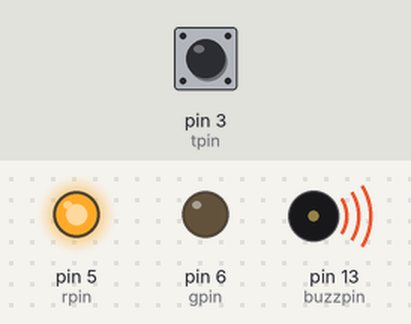
This sketch was run on a simulated Arduino Uno, built with avr-gcc and run on an emulated ATmega328P. Shown: output pins drawn as LEDs (lit = HIGH), buzzer (waves = sounding, pin HIGH). Dashed ring = blinking. The test bench sets the inputs (shaded band); at power-on: pin 3 (tpin) LOW. What the sketch prints to the serial monitor is not drawn.

Above: at 1.2 s.
1.3 s: pin 3 (tpin) driven HIGH
At 2.0 s:
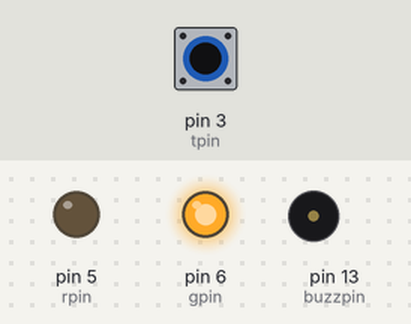
2.8 s: pin 3 (tpin) driven LOW
At 3.3 s:
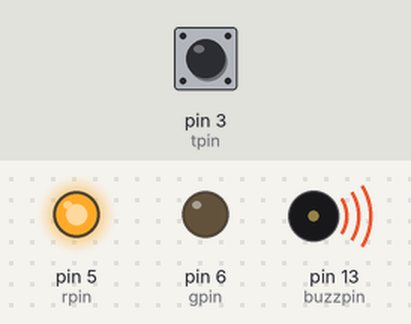
5.8 s: pin 3 (tpin) pulsed HIGH 5 times (0.12 s each, 0.3 s apart)
At 6.01 s:
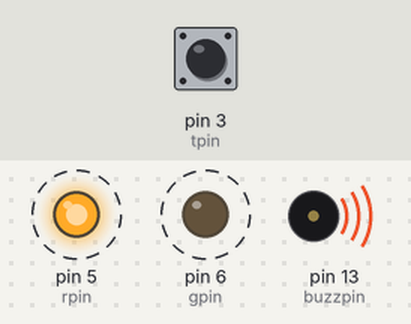
Timing chart, 0 to 8.8 s (numbered marks = the images above; inputs shaded):
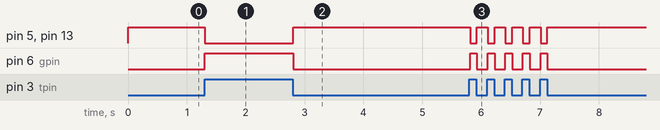

Measured:
- after the input at 1.3 s, pin 5 (rpin), pin 13 (buzzpin): HIGH → LOW at once; pin 6 (gpin): LOW → HIGH at once
- after the input at 2.8 s, pin 5 (rpin), pin 13 (buzzpin): LOW → HIGH at once; pin 6 (gpin): HIGH → LOW at once
- after the input at 5.8 s, pin 5 (rpin), pin 13 (buzzpin): alternates HIGH for 0.18 s and LOW for 0.12 s, 10 changes in all, then stays HIGH, starting at once; pin 6 (gpin): alternates HIGH for 0.12 s and LOW for 0.18 s, 10 changes in all, then stays LOW, starting at once

The sketch:

tracking_sensor.ino
```cpp
int tpin=3;
int rpin=5;
int gpin=6;
int buzzpin=13;
void setup() {
  // put your setup code here, to run once:
pinMode(tpin,INPUT);
pinMode(rpin,OUTPUT);
pinMode(gpin,OUTPUT);
pinMode(buzzpin,OUTPUT);
Serial.begin(9600);
}

void loop() {
  // put your main code here, to run repeatedly:
if(digitalRead(tpin)==1)
{
  Serial.println("HIGH");
  digitalWrite(gpin,HIGH);
  digitalWrite(rpin,LOW);
  digitalWrite(buzzpin,LOW);
}
else
{
  Serial.println("LOW");
    digitalWrite(gpin,LOW);
  digitalWrite(rpin,HIGH);
  digitalWrite(buzzpin,HIGH);
}
}
```
